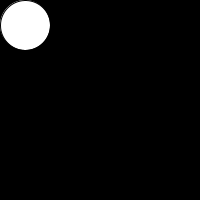
Frame 1 (no input)
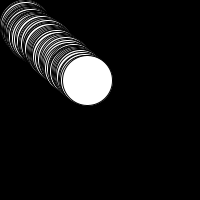
Frame 60 (the mouse pressed at the canvas centre just before this capture)
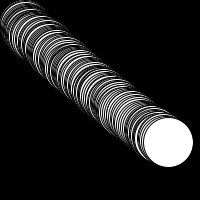
Frame 120 (the mouse held since frame 60 and released just before this capture)

The Processing sketch that drew these frames (run headless with seeded random() and noise(); from frame 60 on, the mouse is pressed at the canvas centre):

// Processing sketch: sketch_sep26g_random_constrain
// ── sketch_sep26g_random_constrain.pde
// Jason Stephens
// ITP - Fall 2010
// Introduction To Computational Media (ICM)
// Week:3_exercise 4-6  using Random and constrain

float x=25;
float movementX = 1;

float y=25;
float movementY=1.2;

void setup() {
  size(200,200);
  background(0);
}

void draw() {
  ellipse(y,x,50,50);
  x=x+movementX;
  y=y+movementY;

  x += random(-1,1);
  x = constrain(x,0,width);
  y += random(-1,1);
  y = constrain(y,0,width);

  if ((x>175)||(x<25)) {
    movementX = movementX*-1;
  }

  if ((y>175)||(y<25)) {
    movementY=movementY*-1;
  }
}
